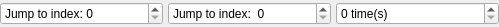
<?xml version="1.0" encoding="UTF-8"?>
<ui version="4.0">
 <class>QGCMissionDoFinishSearch</class>
 <widget class="QWidget" name="QGCMissionDoFinishSearch">
  <property name="geometry">
   <rect>
    <x>0</x>
    <y>0</y>
    <width>499</width>
    <height>27</height>
   </rect>
  </property>
  <property name="sizePolicy">
   <sizepolicy hsizetype="Preferred" vsizetype="Preferred">
    <horstretch>0</horstretch>
    <verstretch>0</verstretch>
   </sizepolicy>
  </property>
  <property name="minimumSize">
   <size>
    <width>0</width>
    <height>0</height>
   </size>
  </property>
  <property name="windowTitle">
   <string>Form</string>
  </property>
  <layout class="QHBoxLayout" name="horizontalLayout" stretch="10,10,10">
   <property name="spacing">
    <number>5</number>
   </property>
   <property name="margin">
    <number>0</number>
   </property>
   <item>
    <widget class="QDoubleSpinBox" name="param1SpinBox">
     <property name="toolTip">
      <string>Jump to this index, if search successful</string>
     </property>
     <property name="statusTip">
      <string>Jump to this index, if search successful</string>
     </property>
     <property name="whatsThis">
      <string/>
     </property>
     <property name="keyboardTracking">
      <bool>false</bool>
     </property>
     <property name="prefix">
      <string>Jump to index: </string>
     </property>
     <property name="suffix">
      <string/>
     </property>
     <property name="decimals">
      <number>0</number>
     </property>
     <property name="minimum">
      <double>0.000000000000000</double>
     </property>
     <property name="maximum">
      <double>2147483647.000000000000000</double>
     </property>
    </widget>
   </item>
   <item>
    <widget class="QDoubleSpinBox" name="param2SpinBox">
     <property name="toolTip">
      <string>Jump to this index, if search unsuccessful</string>
     </property>
     <property name="statusTip">
      <string>Jump to this index, if search unsuccessful</string>
     </property>
     <property name="whatsThis">
      <string/>
     </property>
     <property name="keyboardTracking">
      <bool>false</bool>
     </property>
     <property name="prefix">
      <string>Jump to index:  </string>
     </property>
     <property name="decimals">
      <number>0</number>
     </property>
     <property name="minimum">
      <double>0.000000000000000</double>
     </property>
     <property name="maximum">
      <double>2147483647.000000000000000</double>
     </property>
    </widget>
   </item>
   <item>
    <widget class="QDoubleSpinBox" name="param3SpinBox">
     <property name="toolTip">
      <string>Remaining number of jumps. Terminate search if jumps == 0.</string>
     </property>
     <property name="statusTip">
      <string>Remaining number of jumps. Terminate search if jumps == 0.</string>
     </property>
     <property name="whatsThis">
      <string/>
     </property>
     <property name="keyboardTracking">
      <bool>false</bool>
     </property>
     <property name="prefix">
      <string/>
     </property>
     <property name="suffix">
      <string> time(s)</string>
     </property>
     <property name="decimals">
      <number>0</number>
     </property>
     <property name="minimum">
      <double>0.000000000000000</double>
     </property>
     <property name="maximum">
      <double>2147483647.000000000000000</double>
     </property>
    </widget>
   </item>
  </layout>
 </widget>
 <resources/>
 <connections/>
</ui>
